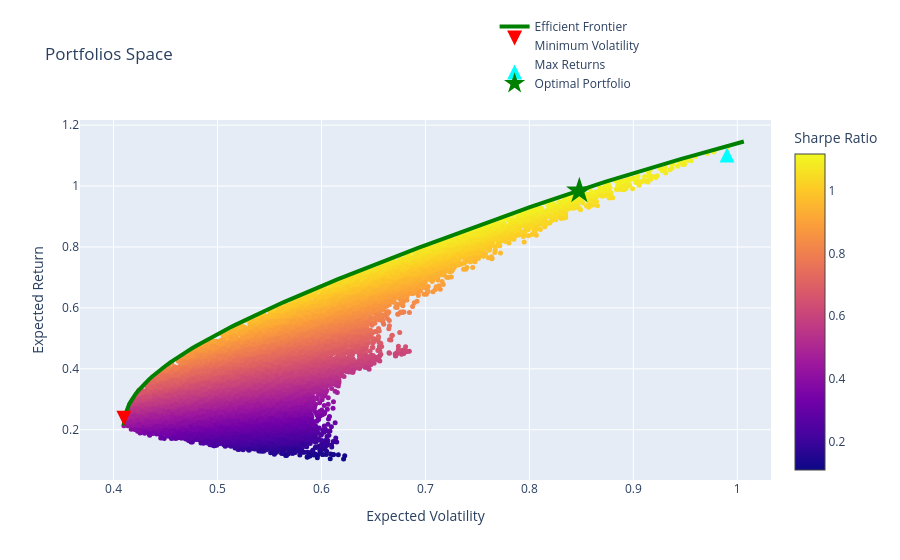

Here is the notebook cell this chart was saved with:
### Code cell
efficient_points = get_efficient_frontier(expected_returns, cov_mx)
fig = go.Figure()

# Add scatter plot for the portfolios with color based on Sharpe Ratio
fig.add_trace(go.Scatter(
    x=portfolios['std'], 
    y=portfolios['returns'], 
    mode='markers', 
    showlegend=False,
    marker=dict(
        color=portfolios['sharpe'],
        colorscale='plasma',
        colorbar=dict(title="Sharpe Ratio"),
        size=5,
        showscale=True
    ),
))

# Efficient frontier
fig.add_trace(go.Scatter(
    x=efficient_points[:,0],
    y=efficient_points[:,1],
    mode='lines',
    name='Efficient Frontier',
    line=dict(width=4, color='green')
))

# Mark Min Volatility Portfolio
fig.add_trace(go.Scatter(
    name="Minimum Volatility",
    x=[min_volatility_portfolio['std']],
    y=[min_volatility_portfolio['returns']],
    mode='markers',
    marker=dict(symbol='arrow-bar-down', size=15, color='red')
))

fig.add_trace(go.Scatter(
    name="Max Returns",
    x=[max_returns_portfolio['std']],
    y=[max_returns_portfolio['returns']],
    mode='markers',
    marker=dict(symbol='arrow-bar-up', size=15, color='cyan')
))

fig.add_trace(go.Scatter(
    name="Optimal Portfolio",
    x=[max_sharpe_portfolio['std']],
    y=[max_sharpe_portfolio['returns']],
    mode='markers',
    marker=dict(symbol='star', size=20, color='green')
))


# Fig config
fig.update_layout(
    title="Portfolios Space",
    xaxis_title="Expected Volatility",
    yaxis_title="Expected Return",
    legend=dict(
        yanchor="top",
        y=1.3,
        xanchor="left",
        x=0.6
    )
)

# Show the figure
fig.show()

### Figure 1 — Plotly figure (JSON) as saved in the notebook; plotly's stock layout.template omitted (floating-point values rounded to 4 significant figures; data arrays with more than 128 entries replaced by an {"elided": "..."} marker saying what was removed)
{"data": [{"marker": {"color": {"elided": "20000 float values"}, "colorbar": {"title": {"text": "Sharpe Ratio"}}, "colorscale": [[0, "#0d0887"], [0.1111, "#46039f"], [0.2222, "#7201a8"], [0.3333, "#9c179e"], [0.4444, "#bd3786"], [0.5556, "#d8576b"], [0.6667, "#ed7953"], [0.7778, "#fb9f3a"], [0.8889, "#fdca26"], [1, "#f0f921"]], "showscale": true, "size": 5}, "mode": "markers", "showlegend": false, "type": "scatter", "x": {"elided": "20000 float values"}, "y": {"elided": "20000 float values"}}, {"line": {"color": "green", "width": 4}, "mode": "lines", "name": "Efficient Frontier", "type": "scatter", "x": [0.4097, 0.4099, 0.4103, 0.4108, 0.4115, 0.4123, 0.4134, 0.4145, 0.4159, 0.4175, 0.4193, 0.4213, 0.4235, 0.4258, 0.4283, 0.431, 0.4339, 0.437, 0.4402, 0.4435, 0.4471, 0.4508, 0.4546, 0.4586, 0.4627, 0.467, 0.4714, 0.476, 0.4806, 0.4854, 0.4903, 0.4954, 0.5005, 0.5058, 0.5112, 0.5166, 0.5222, 0.5279, 0.5336, 0.5395, 0.5454, 0.5515, 0.5576, 0.5638, 0.57, 0.5764, 0.5828, 0.5893, 0.5958, 0.6025, 0.6091, 0.6159, 0.6227, 0.6296, 0.6365, 0.6435, 0.6505, 0.6576, 0.6647, 0.6719, 0.6791, 0.6863, 0.6936, 0.701, 0.7084, 0.7158, 0.7233, 0.7308, 0.7383, 0.7459, 0.7535, 0.7611, 0.7688, 0.7765, 0.7842, 0.792, 0.7997, 0.8076, 0.8154, 0.8233, 0.8313, 0.8395, 0.8478, 0.8562, 0.8648, 0.8735, 0.8823, 0.8912, 0.9003, 0.9094, 0.9187, 0.9281, 0.9375, 0.9471, 0.9567, 0.9665, 0.9763, 0.9862, 0.9962, 1.006], "y": [0.2138, 0.2232, 0.2327, 0.2421, 0.2515, 0.2609, 0.2703, 0.2798, 0.2892, 0.2986, 0.308, 0.3174, 0.3268, 0.3363, 0.3457, 0.3551, 0.3645, 0.3739, 0.3834, 0.3928, 0.4022, 0.4116, 0.421, 0.4305, 0.4399, 0.4493, 0.4587, 0.4681, 0.4776, 0.487, 0.4964, 0.5058, 0.5152, 0.5247, 0.5341, 0.5435, 0.5529, 0.5623, 0.5718, 0.5812, 0.5906, 0.6, 0.6094, 0.6189, 0.6283, 0.6377, 0.6471, 0.6565, 0.666, 0.6754, 0.6848, 0.6942, 0.7036, 0.7131, 0.7225, 0.7319, 0.7413, 0.7507, 0.7602, 0.7696, 0.779, 0.7884, 0.7978, 0.8073, 0.8167, 0.8261, 0.8355, 0.8449, 0.8544, 0.8638, 0.8732, 0.8826, 0.892, 0.9015, 0.9109, 0.9203, 0.9297, 0.9391, 0.9485, 0.958, 0.9674, 0.9768, 0.9862, 0.9956, 1.005, 1.014, 1.024, 1.033, 1.043, 1.052, 1.062, 1.071, 1.08, 1.09, 1.099, 1.109, 1.118, 1.128, 1.137, 1.146]}, {"marker": {"color": "red", "size": 15, "symbol": "arrow-bar-down"}, "mode": "markers", "name": "Minimum Volatility", "type": "scatter", "x": [0.41], "y": [0.2134]}, {"marker": {"color": "cyan", "size": 15, "symbol": "arrow-bar-up"}, "mode": "markers", "name": "Max Returns", "type": "scatter", "x": [0.9902], "y": [1.127]}, {"marker": {"color": "green", "size": 20, "symbol": "star"}, "mode": "markers", "name": "Optimal Portfolio", "type": "scatter", "x": [0.848], "y": [0.9843]}], "layout": {"legend": {"x": 0.6, "xanchor": "left", "y": 1.3, "yanchor": "top"}, "title": {"text": "Portfolios Space"}, "xaxis": {"title": {"text": "Expected Volatility"}}, "yaxis": {"title": {"text": "Expected Return"}}}}
